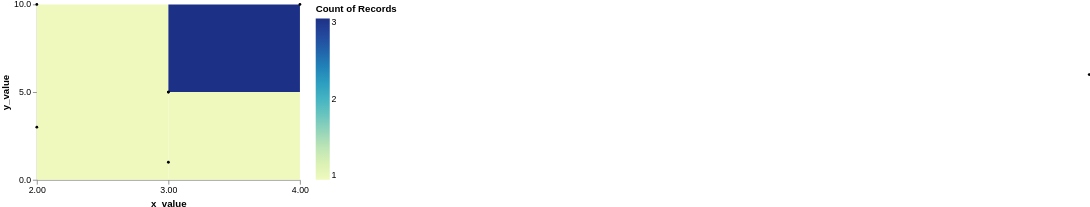

Vega-Lite specification stored for this chart:
### Vega specification from a JSON file in a GitHub repository (floating-point values rounded to 4 significant figures)
{"$schema": "https://vega.github.io/schema/vega/v5.json", "width": 300, "height": 200, "signals": [{"name": "max_x_bins", "value": 3, "description": "Max number X bins", "bind": {"input": "range", "min": 1, "max": 100, "step": 1}}, {"name": "max_y_bins", "value": 3, "description": "Max number Y bins", "bind": {"input": "range", "min": 1, "max": 100, "step": 1}}, {"name": "x_name", "value": "x_value"}, {"name": "y_name", "value": "y_value"}], "data": [{"name": "points", "values": [{"x_value": 2, "y_value": 10}, {"x_value": 3, "y_value": 5}, {"x_value": 3, "y_value": 5}, {"x_value": 10, "y_value": 6}, {"x_value": 2, "y_value": 3}, {"x_value": 4, "y_value": 10}, {"x_value": 3, "y_value": 1}]}, {"name": "source_0", "values": [{"x_value": 2, "y_value": 10}, {"x_value": 3, "y_value": 5}, {"x_value": 3, "y_value": 5}, {"x_value": 2, "y_value": 3}, {"x_value": 4, "y_value": 10}, {"x_value": 3, "y_value": 1}], "format": {"type": "json"}, "transform": [{"type": "extent", "field": {"signal": "x_name"}, "signal": "x_extent"}, {"type": "bin", "field": {"signal": "x_name"}, "as": ["x_start", "x_end"], "signal": "x_bins", "extent": {"signal": "x_extent"}, "maxbins": {"signal": "max_x_bins"}}, {"type": "extent", "field": {"signal": "y_name"}, "signal": "y_extent"}, {"type": "bin", "field": {"signal": "y_name"}, "as": ["y_start", "y_end"], "signal": "y_bins", "extent": {"signal": "y_extent"}, "maxbins": {"signal": "max_y_bins"}}, {"type": "aggregate", "groupby": ["x_start", "x_end", "y_start", "y_end"], "ops": ["count"], "as": ["__count"]}]}], "marks": [{"name": "marks", "type": "rect", "style": ["rect"], "from": {"data": "source_0"}, "encode": {"update": {"fill": {"scale": "color", "field": "__count"}, "x2": {"scale": "x", "field": "x_start"}, "x": {"scale": "x", "field": "x_end"}, "y2": {"scale": "y", "field": "y_start"}, "y": {"scale": "y", "field": "y_end"}}}}, {"type": "symbol", "from": {"data": "points"}, "encode": {"enter": {"fillOpacity": {"value": 1}, "fill": {"value": "black"}}, "update": {"x": {"scale": "x", "field": {"signal": "x_name"}}, "y": {"scale": "y", "field": {"signal": "y_name"}}, "size": {"value": 10}}}}], "scales": [{"name": "x", "type": "linear", "domain": {"signal": "[x_bins.start, x_bins.stop]"}, "range": [0, {"signal": "width"}], "bins": {"signal": "x_bins"}, "zero": false}, {"name": "y", "type": "linear", "domain": {"signal": "[y_bins.start, y_bins.stop]"}, "range": [{"signal": "height"}, 0], "bins": {"signal": "y_bins"}, "zero": false}, {"name": "color", "type": "linear", "domain": {"data": "source_0", "field": "__count"}, "range": "heatmap", "interpolate": "hcl", "zero": false}], "axes": [{"scale": "x", "orient": "bottom", "title": {"signal": "x_name"}, "labelOverlap": true, "tickCount": {"signal": "ceil(width/3)"}}, {"scale": "y", "orient": "left", "title": {"signal": "y_name"}, "labelOverlap": true, "tickCount": {"signal": "ceil(height/3)"}}], "legends": [{"fill": "color", "gradientLength": {"signal": "height - 16"}, "title": "Count of Records"}]}
